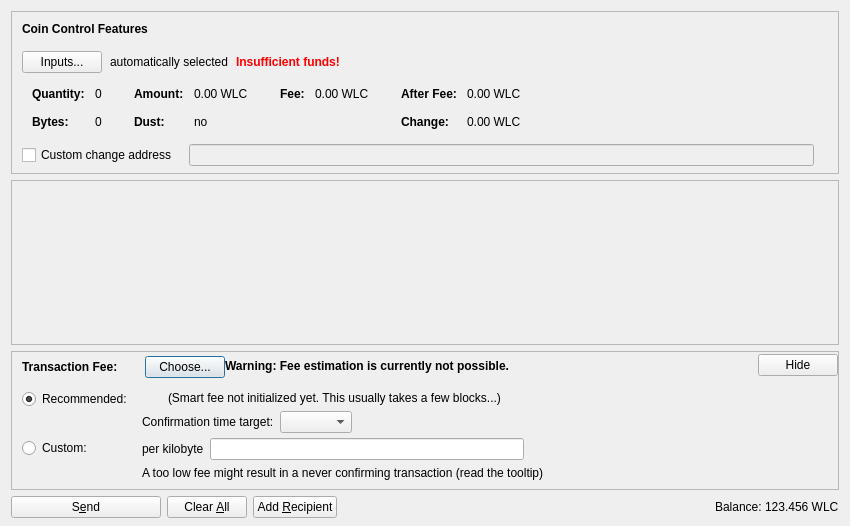
<?xml version="1.0" encoding="UTF-8"?>
<ui version="4.0">
 <class>SendCoinsDialog</class>
 <widget class="QDialog" name="SendCoinsDialog">
  <property name="geometry">
   <rect>
    <x>0</x>
    <y>0</y>
    <width>850</width>
    <height>526</height>
   </rect>
  </property>
  <property name="windowTitle">
   <string>Send Coins</string>
  </property>
  <layout class="QVBoxLayout" name="verticalLayout" stretch="0,1,0,0">
   <property name="bottomMargin">
    <number>8</number>
   </property>
   <item>
    <widget class="QFrame" name="frameCoinControl">
     <property name="sizePolicy">
      <sizepolicy hsizetype="Expanding" vsizetype="Expanding">
       <horstretch>0</horstretch>
       <verstretch>0</verstretch>
      </sizepolicy>
     </property>
     <property name="maximumSize">
      <size>
       <width>16777215</width>
       <height>16777215</height>
      </size>
     </property>
     <property name="frameShape">
      <enum>QFrame::StyledPanel</enum>
     </property>
     <property name="frameShadow">
      <enum>QFrame::Sunken</enum>
     </property>
     <layout class="QVBoxLayout" name="verticalLayoutCoinControl2">
      <property name="spacing">
       <number>0</number>
      </property>
      <property name="leftMargin">
       <number>0</number>
      </property>
      <property name="topMargin">
       <number>0</number>
      </property>
      <property name="rightMargin">
       <number>0</number>
      </property>
      <property name="bottomMargin">
       <number>6</number>
      </property>
      <item>
       <layout class="QVBoxLayout" name="verticalLayoutCoinControl" stretch="0,0,0,0,1">
        <property name="spacing">
         <number>0</number>
        </property>
        <property name="leftMargin">
         <number>10</number>
        </property>
        <property name="topMargin">
         <number>10</number>
        </property>
        <item>
         <layout class="QHBoxLayout" name="horizontalLayoutCoinControl1">
          <property name="bottomMargin">
           <number>15</number>
          </property>
          <item>
           <widget class="QLabel" name="labelCoinControlFeatures">
            <property name="sizePolicy">
             <sizepolicy hsizetype="Preferred" vsizetype="Maximum">
              <horstretch>0</horstretch>
              <verstretch>0</verstretch>
             </sizepolicy>
            </property>
            <property name="font">
             <font>
              <weight>75</weight>
              <bold>true</bold>
             </font>
            </property>
            <property name="styleSheet">
             <string notr="true">font-weight:bold;</string>
            </property>
            <property name="text">
             <string>Coin Control Features</string>
            </property>
           </widget>
          </item>
         </layout>
        </item>
        <item>
         <layout class="QHBoxLayout" name="horizontalLayoutCoinControl2" stretch="0,0,0,0">
          <property name="spacing">
           <number>8</number>
          </property>
          <property name="bottomMargin">
           <number>10</number>
          </property>
          <item>
           <widget class="QPushButton" name="pushButtonCoinControl">
            <property name="styleSheet">
             <string notr="true"/>
            </property>
            <property name="text">
             <string>Inputs...</string>
            </property>
            <property name="autoDefault">
             <bool>false</bool>
            </property>
           </widget>
          </item>
          <item>
           <widget class="QLabel" name="labelCoinControlAutomaticallySelected">
            <property name="text">
             <string>automatically selected</string>
            </property>
            <property name="margin">
             <number>5</number>
            </property>
           </widget>
          </item>
          <item>
           <widget class="QLabel" name="labelCoinControlInsuffFunds">
            <property name="font">
             <font>
              <weight>75</weight>
              <bold>true</bold>
             </font>
            </property>
            <property name="styleSheet">
             <string notr="true">color:red;font-weight:bold;</string>
            </property>
            <property name="text">
             <string>Insufficient funds!</string>
            </property>
            <property name="margin">
             <number>5</number>
            </property>
           </widget>
          </item>
          <item>
           <spacer name="horizontalSpacerCoinControl">
            <property name="orientation">
             <enum>Qt::Horizontal</enum>
            </property>
            <property name="sizeHint" stdset="0">
             <size>
              <width>40</width>
              <height>1</height>
             </size>
            </property>
           </spacer>
          </item>
         </layout>
        </item>
        <item>
         <widget class="QWidget" name="widgetCoinControl" native="true">
          <property name="sizePolicy">
           <sizepolicy hsizetype="Preferred" vsizetype="Preferred">
            <horstretch>0</horstretch>
            <verstretch>0</verstretch>
           </sizepolicy>
          </property>
          <property name="minimumSize">
           <size>
            <width>0</width>
            <height>0</height>
           </size>
          </property>
          <property name="styleSheet">
           <string notr="true"/>
          </property>
          <layout class="QHBoxLayout" name="horizontalLayoutCoinControl5">
           <property name="leftMargin">
            <number>0</number>
           </property>
           <property name="topMargin">
            <number>0</number>
           </property>
           <property name="rightMargin">
            <number>0</number>
           </property>
           <property name="bottomMargin">
            <number>0</number>
           </property>
           <item>
            <layout class="QHBoxLayout" name="horizontalLayoutCoinControl3" stretch="0,0,0,1">
             <property name="spacing">
              <number>20</number>
             </property>
             <property name="topMargin">
              <number>0</number>
             </property>
             <property name="bottomMargin">
              <number>10</number>
             </property>
             <item>
              <layout class="QFormLayout" name="formLayoutCoinControl1">
               <property name="horizontalSpacing">
                <number>10</number>
               </property>
               <property name="verticalSpacing">
                <number>14</number>
               </property>
               <property name="leftMargin">
                <number>10</number>
               </property>
               <property name="topMargin">
                <number>4</number>
               </property>
               <property name="rightMargin">
                <number>6</number>
               </property>
               <item row="0" column="0">
                <widget class="QLabel" name="labelCoinControlQuantityText">
                 <property name="font">
                  <font>
                   <weight>75</weight>
                   <bold>true</bold>
                  </font>
                 </property>
                 <property name="text">
                  <string>Quantity:</string>
                 </property>
                 <property name="margin">
                  <number>0</number>
                 </property>
                </widget>
               </item>
               <item row="0" column="1">
                <widget class="QLabel" name="labelCoinControlQuantity">
                 <property name="cursor">
                  <cursorShape>IBeamCursor</cursorShape>
                 </property>
                 <property name="contextMenuPolicy">
                  <enum>Qt::ActionsContextMenu</enum>
                 </property>
                 <property name="text">
                  <string notr="true">0</string>
                 </property>
                 <property name="margin">
                  <number>0</number>
                 </property>
                 <property name="textInteractionFlags">
                  <set>Qt::LinksAccessibleByMouse|Qt::TextSelectableByKeyboard|Qt::TextSelectableByMouse</set>
                 </property>
                </widget>
               </item>
               <item row="1" column="0">
                <widget class="QLabel" name="labelCoinControlBytesText">
                 <property name="font">
                  <font>
                   <weight>75</weight>
                   <bold>true</bold>
                  </font>
                 </property>
                 <property name="text">
                  <string>Bytes:</string>
                 </property>
                </widget>
               </item>
               <item row="1" column="1">
                <widget class="QLabel" name="labelCoinControlBytes">
                 <property name="cursor">
                  <cursorShape>IBeamCursor</cursorShape>
                 </property>
                 <property name="contextMenuPolicy">
                  <enum>Qt::ActionsContextMenu</enum>
                 </property>
                 <property name="text">
                  <string notr="true">0</string>
                 </property>
                 <property name="textInteractionFlags">
                  <set>Qt::LinksAccessibleByMouse|Qt::TextSelectableByKeyboard|Qt::TextSelectableByMouse</set>
                 </property>
                </widget>
               </item>
              </layout>
             </item>
             <item>
              <layout class="QFormLayout" name="formLayoutCoinControl2">
               <property name="horizontalSpacing">
                <number>10</number>
               </property>
               <property name="verticalSpacing">
                <number>14</number>
               </property>
               <property name="leftMargin">
                <number>6</number>
               </property>
               <property name="topMargin">
                <number>4</number>
               </property>
               <property name="rightMargin">
                <number>6</number>
               </property>
               <item row="0" column="0">
                <widget class="QLabel" name="labelCoinControlAmountText">
                 <property name="font">
                  <font>
                   <weight>75</weight>
                   <bold>true</bold>
                  </font>
                 </property>
                 <property name="text">
                  <string>Amount:</string>
                 </property>
                 <property name="margin">
                  <number>0</number>
                 </property>
                </widget>
               </item>
               <item row="0" column="1">
                <widget class="QLabel" name="labelCoinControlAmount">
                 <property name="cursor">
                  <cursorShape>IBeamCursor</cursorShape>
                 </property>
                 <property name="contextMenuPolicy">
                  <enum>Qt::ActionsContextMenu</enum>
                 </property>
                 <property name="text">
                  <string notr="true">0.00 WLC</string>
                 </property>
                 <property name="textInteractionFlags">
                  <set>Qt::LinksAccessibleByMouse|Qt::TextSelectableByKeyboard|Qt::TextSelectableByMouse</set>
                 </property>
                </widget>
               </item>
               <item row="1" column="0">
                <widget class="QLabel" name="labelCoinControlLowOutputText">
                 <property name="font">
                  <font>
                   <weight>75</weight>
                   <bold>true</bold>
                  </font>
                 </property>
                 <property name="text">
                  <string>Dust:</string>
                 </property>
                </widget>
               </item>
               <item row="1" column="1">
                <widget class="QLabel" name="labelCoinControlLowOutput">
                 <property name="cursor">
                  <cursorShape>IBeamCursor</cursorShape>
                 </property>
                 <property name="contextMenuPolicy">
                  <enum>Qt::ActionsContextMenu</enum>
                 </property>
                 <property name="text">
                  <string notr="true">no</string>
                 </property>
                 <property name="textInteractionFlags">
                  <set>Qt::LinksAccessibleByMouse|Qt::TextSelectableByKeyboard|Qt::TextSelectableByMouse</set>
                 </property>
                </widget>
               </item>
              </layout>
             </item>
             <item>
              <layout class="QFormLayout" name="formLayoutCoinControl3">
               <property name="horizontalSpacing">
                <number>10</number>
               </property>
               <property name="verticalSpacing">
                <number>14</number>
               </property>
               <property name="leftMargin">
                <number>6</number>
               </property>
               <property name="topMargin">
                <number>4</number>
               </property>
               <property name="rightMargin">
                <number>6</number>
               </property>
               <item row="0" column="0">
                <widget class="QLabel" name="labelCoinControlFeeText">
                 <property name="font">
                  <font>
                   <weight>75</weight>
                   <bold>true</bold>
                  </font>
                 </property>
                 <property name="text">
                  <string>Fee:</string>
                 </property>
                 <property name="margin">
                  <number>0</number>
                 </property>
                </widget>
               </item>
               <item row="0" column="1">
                <widget class="QLabel" name="labelCoinControlFee">
                 <property name="cursor">
                  <cursorShape>IBeamCursor</cursorShape>
                 </property>
                 <property name="contextMenuPolicy">
                  <enum>Qt::ActionsContextMenu</enum>
                 </property>
                 <property name="text">
                  <string notr="true">0.00 WLC</string>
                 </property>
                 <property name="textInteractionFlags">
                  <set>Qt::LinksAccessibleByMouse|Qt::TextSelectableByKeyboard|Qt::TextSelectableByMouse</set>
                 </property>
                </widget>
               </item>
              </layout>
             </item>
             <item>
              <layout class="QFormLayout" name="formLayoutCoinControl4">
               <property name="horizontalSpacing">
                <number>10</number>
               </property>
               <property name="verticalSpacing">
                <number>14</number>
               </property>
               <property name="leftMargin">
                <number>6</number>
               </property>
               <property name="topMargin">
                <number>4</number>
               </property>
               <property name="rightMargin">
                <number>6</number>
               </property>
               <item row="0" column="0">
                <widget class="QLabel" name="labelCoinControlAfterFeeText">
                 <property name="font">
                  <font>
                   <weight>75</weight>
                   <bold>true</bold>
                  </font>
                 </property>
                 <property name="text">
                  <string>After Fee:</string>
                 </property>
                 <property name="margin">
                  <number>0</number>
                 </property>
                </widget>
               </item>
               <item row="0" column="1">
                <widget class="QLabel" name="labelCoinControlAfterFee">
                 <property name="cursor">
                  <cursorShape>IBeamCursor</cursorShape>
                 </property>
                 <property name="contextMenuPolicy">
                  <enum>Qt::ActionsContextMenu</enum>
                 </property>
                 <property name="text">
                  <string notr="true">0.00 WLC</string>
                 </property>
                 <property name="textInteractionFlags">
                  <set>Qt::LinksAccessibleByMouse|Qt::TextSelectableByKeyboard|Qt::TextSelectableByMouse</set>
                 </property>
                </widget>
               </item>
               <item row="1" column="0">
                <widget class="QLabel" name="labelCoinControlChangeText">
                 <property name="font">
                  <font>
                   <weight>75</weight>
                   <bold>true</bold>
                  </font>
                 </property>
                 <property name="text">
                  <string>Change:</string>
                 </property>
                </widget>
               </item>
               <item row="1" column="1">
                <widget class="QLabel" name="labelCoinControlChange">
                 <property name="cursor">
                  <cursorShape>IBeamCursor</cursorShape>
                 </property>
                 <property name="contextMenuPolicy">
                  <enum>Qt::ActionsContextMenu</enum>
                 </property>
                 <property name="text">
                  <string notr="true">0.00 WLC</string>
                 </property>
                 <property name="textInteractionFlags">
                  <set>Qt::LinksAccessibleByMouse|Qt::TextSelectableByKeyboard|Qt::TextSelectableByMouse</set>
                 </property>
                </widget>
               </item>
              </layout>
             </item>
            </layout>
           </item>
          </layout>
         </widget>
        </item>
        <item>
         <layout class="QHBoxLayout" name="horizontalLayoutCoinControl4" stretch="0,0,0">
          <property name="spacing">
           <number>12</number>
          </property>
          <property name="sizeConstraint">
           <enum>QLayout::SetDefaultConstraint</enum>
          </property>
          <property name="topMargin">
           <number>5</number>
          </property>
          <property name="rightMargin">
           <number>5</number>
          </property>
          <item>
           <widget class="QCheckBox" name="checkBoxCoinControlChange">
            <property name="toolTip">
             <string>If this is activated, but the change address is empty or invalid, change will be sent to a newly generated address.</string>
            </property>
            <property name="text">
             <string>Custom change address</string>
            </property>
           </widget>
          </item>
          <item>
           <widget class="QValidatedLineEdit" name="lineEditCoinControlChange">
            <property name="enabled">
             <bool>false</bool>
            </property>
            <property name="sizePolicy">
             <sizepolicy hsizetype="Expanding" vsizetype="Fixed">
              <horstretch>0</horstretch>
              <verstretch>0</verstretch>
             </sizepolicy>
            </property>
           </widget>
          </item>
          <item>
           <widget class="QLabel" name="labelCoinControlChangeLabel">
            <property name="sizePolicy">
             <sizepolicy hsizetype="Preferred" vsizetype="Expanding">
              <horstretch>0</horstretch>
              <verstretch>0</verstretch>
             </sizepolicy>
            </property>
            <property name="minimumSize">
             <size>
              <width>0</width>
              <height>0</height>
             </size>
            </property>
            <property name="text">
             <string/>
            </property>
            <property name="margin">
             <number>3</number>
            </property>
           </widget>
          </item>
         </layout>
        </item>
        <item>
         <spacer name="verticalSpacerCoinControl">
          <property name="orientation">
           <enum>Qt::Vertical</enum>
          </property>
          <property name="sizeHint" stdset="0">
           <size>
            <width>800</width>
            <height>1</height>
           </size>
          </property>
         </spacer>
        </item>
       </layout>
      </item>
     </layout>
    </widget>
   </item>
   <item>
    <widget class="QScrollArea" name="scrollArea">
     <property name="widgetResizable">
      <bool>true</bool>
     </property>
     <widget class="QWidget" name="scrollAreaWidgetContents">
      <property name="geometry">
       <rect>
        <x>0</x>
        <y>0</y>
        <width>830</width>
        <height>104</height>
       </rect>
      </property>
      <layout class="QVBoxLayout" name="verticalLayout_2" stretch="0,1">
       <property name="leftMargin">
        <number>0</number>
       </property>
       <property name="topMargin">
        <number>0</number>
       </property>
       <property name="rightMargin">
        <number>0</number>
       </property>
       <property name="bottomMargin">
        <number>0</number>
       </property>
       <item>
        <layout class="QVBoxLayout" name="entries">
         <property name="spacing">
          <number>6</number>
         </property>
        </layout>
       </item>
       <item>
        <spacer name="verticalSpacer">
         <property name="orientation">
          <enum>Qt::Vertical</enum>
         </property>
         <property name="sizeHint" stdset="0">
          <size>
           <width>20</width>
           <height>40</height>
          </size>
         </property>
        </spacer>
       </item>
      </layout>
     </widget>
    </widget>
   </item>
   <item>
    <widget class="QFrame" name="frameFee">
     <property name="sizePolicy">
      <sizepolicy hsizetype="Expanding" vsizetype="Expanding">
       <horstretch>0</horstretch>
       <verstretch>0</verstretch>
      </sizepolicy>
     </property>
     <property name="maximumSize">
      <size>
       <width>16777215</width>
       <height>16777215</height>
      </size>
     </property>
     <property name="frameShape">
      <enum>QFrame::StyledPanel</enum>
     </property>
     <property name="frameShadow">
      <enum>QFrame::Sunken</enum>
     </property>
     <layout class="QVBoxLayout" name="verticalLayoutFee1">
      <property name="spacing">
       <number>0</number>
      </property>
      <property name="leftMargin">
       <number>0</number>
      </property>
      <property name="topMargin">
       <number>0</number>
      </property>
      <property name="rightMargin">
       <number>0</number>
      </property>
      <property name="bottomMargin">
       <number>0</number>
      </property>
      <item>
       <layout class="QVBoxLayout" name="verticalLayoutFee2" stretch="0,0,0">
        <property name="spacing">
         <number>0</number>
        </property>
        <property name="leftMargin">
         <number>10</number>
        </property>
        <property name="topMargin">
         <number>0</number>
        </property>
        <item>
         <layout class="QHBoxLayout" name="horizontalLayoutFee1">
          <property name="bottomMargin">
           <number>0</number>
          </property>
          <item>
           <layout class="QVBoxLayout" name="verticalLayoutFee7">
            <property name="spacing">
             <number>0</number>
            </property>
            <item>
             <spacer name="verticalSpacerSmartFee">
              <property name="orientation">
               <enum>Qt::Vertical</enum>
              </property>
              <property name="sizeType">
               <enum>QSizePolicy::Fixed</enum>
              </property>
              <property name="sizeHint" stdset="0">
               <size>
                <width>1</width>
                <height>4</height>
               </size>
              </property>
             </spacer>
            </item>
            <item>
             <layout class="QHBoxLayout" name="horizontalLayoutSmartFee">
              <property name="spacing">
               <number>10</number>
              </property>
              <item>
               <widget class="QLabel" name="labelFeeHeadline">
                <property name="sizePolicy">
                 <sizepolicy hsizetype="Preferred" vsizetype="Maximum">
                  <horstretch>0</horstretch>
                  <verstretch>0</verstretch>
                 </sizepolicy>
                </property>
                <property name="font">
                 <font>
                  <weight>75</weight>
                  <bold>true</bold>
                 </font>
                </property>
                <property name="styleSheet">
                 <string notr="true">font-weight:bold;</string>
                </property>
                <property name="text">
                 <string>Transaction Fee:</string>
                </property>
               </widget>
              </item>
              <item>
               <widget class="QLabel" name="labelFeeMinimized">
                <property name="text">
                 <string/>
                </property>
               </widget>
              </item>
              <item>
               <widget class="QPushButton" name="buttonChooseFee">
                <property name="text">
                 <string>Choose...</string>
                </property>
               </widget>
              </item>
             </layout>
            </item>
            <item>
             <spacer name="verticalSpacer_5">
              <property name="orientation">
               <enum>Qt::Vertical</enum>
              </property>
              <property name="sizeHint" stdset="0">
               <size>
                <width>1</width>
                <height>1</height>
               </size>
              </property>
             </spacer>
            </item>
           </layout>
          </item>
          <item>
           <widget class="QLabel" name="fallbackFeeWarningLabel">
            <property name="toolTip">
             <string>Using the fallbackfee can result in sending a transaction that will take several hours or days (or never) to confirm. Consider choosing your fee manually or wait until you have validated the complete chain.</string>
            </property>
            <property name="font">
            <font>
                <weight>75</weight>
                <bold>true</bold>
            </font>
            </property>
            <property name="text">
             <string>Warning: Fee estimation is currently not possible.</string>
            </property>
            <property name="wordWrap">
             <bool>false</bool>
            </property>
           </widget>
          </item>
          <item>
           <spacer name="horizontalSpacer_4">
            <property name="orientation">
             <enum>Qt::Horizontal</enum>
            </property>
            <property name="sizeType">
             <enum>QSizePolicy::MinimumExpanding</enum>
            </property>
            <property name="sizeHint" stdset="0">
             <size>
              <width>40</width>
              <height>20</height>
             </size>
            </property>
           </spacer>
          </item>
          <item>
           <widget class="QPushButton" name="buttonMinimizeFee">
            <property name="toolTip">
             <string>collapse fee-settings</string>
            </property>
            <property name="text">
             <string>Hide</string>
            </property>
           </widget>
          </item>
         </layout>
        </item>
        <item>
         <widget class="QFrame" name="frameFeeSelection">
          <layout class="QVBoxLayout" name="verticalLayoutFee12">
           <property name="spacing">
            <number>0</number>
           </property>
           <property name="leftMargin">
            <number>0</number>
           </property>
           <property name="topMargin">
            <number>0</number>
           </property>
           <property name="rightMargin">
            <number>0</number>
           </property>
           <property name="bottomMargin">
            <number>0</number>
           </property>
           <item>
            <layout class="QGridLayout" name="gridLayoutFee">
             <property name="topMargin">
              <number>10</number>
             </property>
             <property name="bottomMargin">
              <number>4</number>
             </property>
             <property name="horizontalSpacing">
              <number>10</number>
             </property>
             <property name="verticalSpacing">
              <number>4</number>
             </property>
             <item row="1" column="1">
              <layout class="QVBoxLayout" name="verticalLayoutFee8">
               <property name="spacing">
                <number>6</number>
               </property>
               <item>
                <layout class="QHBoxLayout" name="horizontalLayoutFee13">
                 <item>
                  <widget class="QLabel" name="labelCustomPerKilobyte">
                   <property name="toolTip">
                    <string>Specify a custom fee per kB (1,000 bytes) of the transaction's virtual size.

Note:  Since the fee is calculated on a per-byte basis, a fee of "100 satoshis per kB" for a transaction size of 500 bytes (half of 1 kB) would ultimately yield a fee of only 50 satoshis.</string>
                   </property>
                   <property name="text">
                    <string>per kilobyte</string>
                   </property>
                  </widget>
                 </item>
                 <item>
                  <widget class="BitcoinAmountField" name="customFee"/>
                 </item>
                 <item>
                  <spacer name="horizontalSpacer_6">
                   <property name="orientation">
                    <enum>Qt::Horizontal</enum>
                   </property>
                   <property name="sizeHint" stdset="0">
                    <size>
                     <width>1</width>
                     <height>1</height>
                    </size>
                   </property>
                  </spacer>
                 </item>
                </layout>
               </item>
               <item>
                <layout class="QHBoxLayout" name="horizontalLayoutFee8">
                 <item>
                  <widget class="QLabel" name="labelCustomFeeWarning">
                   <property name="enabled">
                    <bool>true</bool>
                   </property>
                   <property name="toolTip">
                    <string>When there is less transaction volume than space in the blocks, miners as well as relaying nodes may enforce a minimum fee. Paying only this minimum fee is just fine, but be aware that this can result in a never confirming transaction once there is more demand for lifecoin transactions than the network can process.</string>
                   </property>
                   <property name="text">
                    <string>A too low fee might result in a never confirming transaction (read the tooltip)</string>
                   </property>
                  </widget>
                 </item>
                 <item>
                  <spacer name="horizontalSpacer_2">
                   <property name="orientation">
                    <enum>Qt::Horizontal</enum>
                   </property>
                   <property name="sizeHint" stdset="0">
                    <size>
                     <width>1</width>
                     <height>1</height>
                    </size>
                   </property>
                  </spacer>
                 </item>
                </layout>
               </item>
              </layout>
             </item>
             <item row="0" column="0">
              <layout class="QVBoxLayout" name="verticalLayoutFee4" stretch="0,1">
               <item>
                <widget class="QRadioButton" name="radioSmartFee">
                 <property name="text">
                  <string>Recommended:</string>
                 </property>
                 <property name="checked">
                  <bool>true</bool>
                 </property>
                 <attribute name="buttonGroup">
                  <string notr="true">groupFee</string>
                 </attribute>
                </widget>
               </item>
               <item>
                <spacer name="verticalSpacer_2">
                 <property name="orientation">
                  <enum>Qt::Vertical</enum>
                 </property>
                 <property name="sizeHint" stdset="0">
                  <size>
                   <width>1</width>
                   <height>1</height>
                  </size>
                 </property>
                </spacer>
               </item>
              </layout>
             </item>
             <item row="1" column="0">
              <layout class="QVBoxLayout" name="verticalLayoutFee9" stretch="0,1">
               <item>
                <widget class="QRadioButton" name="radioCustomFee">
                 <property name="text">
                  <string>Custom:</string>
                 </property>
                 <attribute name="buttonGroup">
                  <string notr="true">groupFee</string>
                 </attribute>
                </widget>
               </item>
               <item>
                <spacer name="verticalSpacer_6">
                 <property name="orientation">
                  <enum>Qt::Vertical</enum>
                 </property>
                 <property name="sizeHint" stdset="0">
                  <size>
                   <width>1</width>
                   <height>1</height>
                  </size>
                 </property>
                </spacer>
               </item>
              </layout>
             </item>
             <item row="0" column="1">
              <layout class="QVBoxLayout" name="verticalLayoutFee3" stretch="0,0,1">
               <property name="spacing">
                <number>6</number>
               </property>
               <property name="topMargin">
                <number>2</number>
               </property>
               <item>
                <layout class="QHBoxLayout" name="horizontalLayoutFee12">
                 <item>
                  <widget class="QLabel" name="labelSmartFee">
                   <property name="text">
                    <string/>
                   </property>
                  </widget>
                 </item>
                 <item>
                  <widget class="QLabel" name="labelFeeEstimation">
                   <property name="text">
                    <string/>
                   </property>
                  </widget>
                 </item>
                 <item>
                  <widget class="QLabel" name="labelSmartFee2">
                   <property name="text">
                    <string>(Smart fee not initialized yet. This usually takes a few blocks...)</string>
                   </property>
                  </widget>
                 </item>
                 <item>
                  <spacer name="horizontalSpacer_5">
                   <property name="orientation">
                    <enum>Qt::Horizontal</enum>
                   </property>
                   <property name="sizeHint" stdset="0">
                    <size>
                     <width>1</width>
                     <height>1</height>
                    </size>
                   </property>
                  </spacer>
                 </item>
                </layout>
               </item>
               <item>
                <layout class="QHBoxLayout" name="horizontalLayoutFee9">
                 <item>
                  <layout class="QVBoxLayout" name="verticalLayoutFee6">
                   <item>
                    <widget class="QLabel" name="labelSmartFee3">
                     <property name="text">
                      <string>Confirmation time target:</string>
                     </property>
                    </widget>
                   </item>
                  </layout>
                 </item>
                 <item>
                  <layout class="QVBoxLayout" name="verticalLayoutFee5">
                   <property name="rightMargin">
                    <number>30</number>
                   </property>
                   <item>
                    <layout class="QHBoxLayout" name="horizontalLayoutConfTarget">
                     <property name="bottomMargin">
                      <number>0</number>
                     </property>
                     <item>
                      <widget class="QComboBox" name="confTargetSelector"/>
                     </item>
                     <item>
                      <spacer name="horizontalSpacerConfTarget">
                       <property name="orientation">
                        <enum>Qt::Horizontal</enum>
                       </property>
                       <property name="sizeHint" stdset="0">
                        <size>
                         <width>40</width>
                         <height>20</height>
                        </size>
                       </property>
                      </spacer>
                     </item>
                    </layout>
                   </item>
                  </layout>
                 </item>
                </layout>
               </item>
               <item>
                <spacer name="verticalSpacer_4">
                 <property name="orientation">
                  <enum>Qt::Vertical</enum>
                 </property>
                 <property name="sizeHint" stdset="0">
                  <size>
                   <width>1</width>
                   <height>1</height>
                  </size>
                 </property>
                </spacer>
               </item>
              </layout>
             </item>
            </layout>
           </item>
          </layout>
         </widget>
        </item>
        <item>
         <spacer name="verticalSpacerFee">
          <property name="orientation">
           <enum>Qt::Vertical</enum>
          </property>
          <property name="sizeHint" stdset="0">
           <size>
            <width>40</width>
            <height>5</height>
           </size>
          </property>
         </spacer>
        </item>
       </layout>
      </item>
     </layout>
    </widget>
   </item>
   <item>
    <layout class="QHBoxLayout" name="horizontalLayout">
     <item>
      <widget class="QPushButton" name="sendButton">
       <property name="minimumSize">
        <size>
         <width>150</width>
         <height>0</height>
        </size>
       </property>
       <property name="toolTip">
        <string>Confirm the send action</string>
       </property>
       <property name="text">
        <string>S&amp;end</string>
       </property>
       <property name="icon">
        <iconset resource="../bitcoin.qrc">
         <normaloff>:/icons/send</normaloff>:/icons/send</iconset>
       </property>
       <property name="autoDefault">
        <bool>false</bool>
       </property>
       <property name="default">
        <bool>false</bool>
       </property>
      </widget>
     </item>
     <item>
      <widget class="QPushButton" name="clearButton">
       <property name="sizePolicy">
        <sizepolicy hsizetype="Minimum" vsizetype="Fixed">
         <horstretch>0</horstretch>
         <verstretch>0</verstretch>
        </sizepolicy>
       </property>
       <property name="toolTip">
        <string>Clear all fields of the form.</string>
       </property>
       <property name="text">
        <string>Clear &amp;All</string>
       </property>
       <property name="icon">
        <iconset resource="../bitcoin.qrc">
         <normaloff>:/icons/remove</normaloff>:/icons/remove</iconset>
       </property>
       <property name="autoDefault">
        <bool>false</bool>
       </property>
      </widget>
     </item>
     <item>
      <widget class="QPushButton" name="addButton">
       <property name="toolTip">
        <string>Send to multiple recipients at once</string>
       </property>
       <property name="text">
        <string>Add &amp;Recipient</string>
       </property>
       <property name="icon">
        <iconset resource="../bitcoin.qrc">
         <normaloff>:/icons/add</normaloff>:/icons/add</iconset>
       </property>
       <property name="autoDefault">
        <bool>false</bool>
       </property>
      </widget>
     </item>
     <item>
      <spacer name="horizontalSpacer">
       <property name="orientation">
        <enum>Qt::Horizontal</enum>
       </property>
       <property name="sizeHint" stdset="0">
        <size>
         <width>40</width>
         <height>20</height>
        </size>
       </property>
      </spacer>
     </item>
     <item>
      <layout class="QHBoxLayout" name="horizontalLayout_2">
       <property name="spacing">
        <number>3</number>
       </property>
       <item>
        <widget class="QLabel" name="label">
         <property name="sizePolicy">
          <sizepolicy hsizetype="Preferred" vsizetype="Fixed">
           <horstretch>0</horstretch>
           <verstretch>0</verstretch>
          </sizepolicy>
         </property>
         <property name="text">
          <string>Balance:</string>
         </property>
        </widget>
       </item>
       <item>
        <widget class="QLabel" name="labelBalance">
         <property name="sizePolicy">
          <sizepolicy hsizetype="Preferred" vsizetype="Fixed">
           <horstretch>0</horstretch>
           <verstretch>0</verstretch>
          </sizepolicy>
         </property>
         <property name="cursor">
          <cursorShape>IBeamCursor</cursorShape>
         </property>
         <property name="text">
          <string notr="true">123.456 WLC</string>
         </property>
         <property name="textInteractionFlags">
          <set>Qt::LinksAccessibleByMouse|Qt::TextSelectableByKeyboard|Qt::TextSelectableByMouse</set>
         </property>
        </widget>
       </item>
      </layout>
     </item>
    </layout>
   </item>
  </layout>
 </widget>
 <customwidgets>
  <customwidget>
   <class>QValidatedLineEdit</class>
   <extends>QLineEdit</extends>
   <header>qt/qvalidatedlineedit.h</header>
  </customwidget>
  <customwidget>
   <class>BitcoinAmountField</class>
   <extends>QLineEdit</extends>
   <header>qt/bitcoinamountfield.h</header>
   <container>1</container>
  </customwidget>
 </customwidgets>
 <resources>
  <include location="../bitcoin.qrc"/>
 </resources>
 <connections/>
 <buttongroups>
  <buttongroup name="groupFee"/>
 </buttongroups>
</ui>
